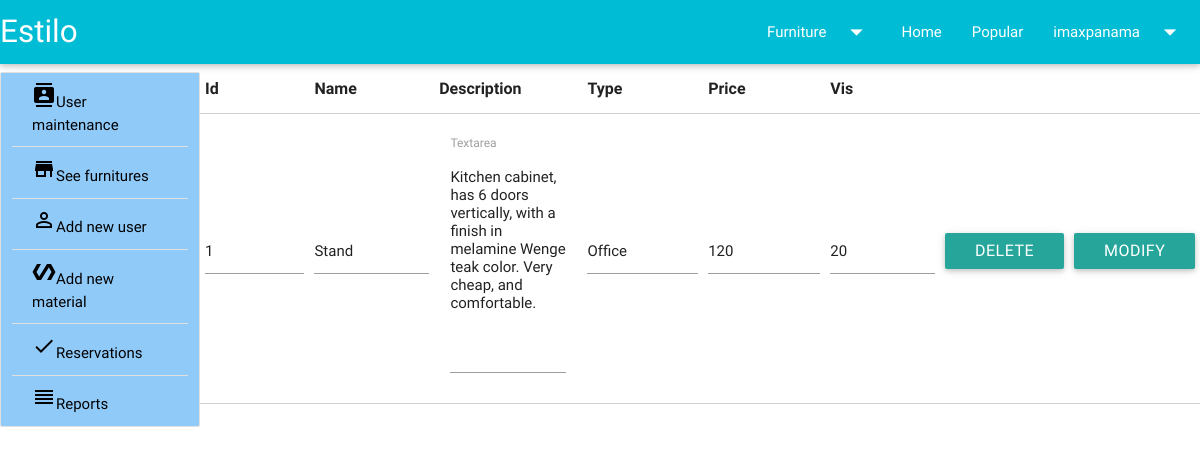
The page /ad-edit.php?m=1 (signed in) on the database its author committed.
### tables this page shows
CREATE TABLE IF NOT EXISTS `furniture` (
  `idmueble` int(5) NOT NULL AUTO_INCREMENT,
  `nombre` varchar(50) NOT NULL,
  `descri` varchar(500) NOT NULL,
  `tipo` varchar(50) NOT NULL,
  `precio` double NOT NULL,
  `img` varchar(250) NOT NULL,
  `vis` int(10) NOT NULL,
  PRIMARY KEY (`idmueble`)
);

### ad-edit.php (the view, shortened to what this page needs)
<?php
if (isset($_SESSION['suser']) && $_SESSION['type'] == "admin") {
  $m = $_GET['m'];
$sql = 'SELECT * FROM furniture WHERE idmueble='.$m;
$q = mysql_query($sql);
?>
<html>
    <head>
    </head>
    <body>
      <div class="row">
        <table class="responsive-table col s12 m10 bordered" style="float: right;">
        <thead>
          <tr>
            <th>Id</th>
            <th>Name</th>
            <th>Description</th>
            <th>Type</th>
            <th>Price</td>
            <th>Vis</th>
          </tr>
       </thead>
        <?php
        while ($row = mysql_fetch_array($q)) {
        ?>
        <tr>
          <td><input type="text" id="idm" value="<?php echo $row['idmueble'];?>"></td>
          <td><input type="text" id="name" value="<?php echo $row['nombre'];?>" onkeypress="return letras(event)"></td>
          <td><div class="input-field col s12">
          <textarea id="descri" class="materialize-textarea"><?php  echo $row['descri'];?></textarea>
          <label for="textarea1">Textarea</label>
        </div></td>
          <td><input type="text" id="tipo" value="<?php echo $row['tipo'];?>"></td>
          <td><input type="text" id="precio" value="<?php echo $row['precio'];?>" onkeypress="return num(event)"></td>
          <td><input type="text" id="vis" value="<?php echo $row['vis'];?>" onkeypress="return num(event)"></td>
          <td><button class="delete waves-effect waves-light btn" data-id="<?php echo $row['idmueble'];?>">Delete</button></td>
          <td><button class="modify waves-effect waves-light btn" data-id="<?php echo $row['idmueble'];?>">Modify</button></td>
        </tr>
        <?php
            }
        ?>
   </table>
      </div>
    </body>
  </html>
  <?php
}else{
  echo '<script> alert("Unauthenticated user"); location.href = "index.php"; </script>';
}
  ?>

### rows shown on the page
furniture: idmueble "1", nombre "Stand", descri "Kitchen cabinet, has 6 doors vertically, with a finish in melamine Wenge teak color. Very cheap, and comfortable.", tipo "Office", precio "120", vis "20"
